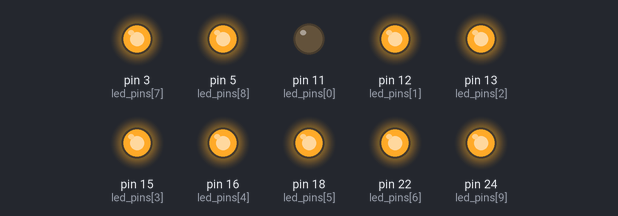
The program below on a simulated Raspberry Pi (header pin numbers). Shown: output pins drawn as LEDs (lit = HIGH). What the program prints to the terminal is not drawn.

Above: at 0.05 s.
At 0.75 s:
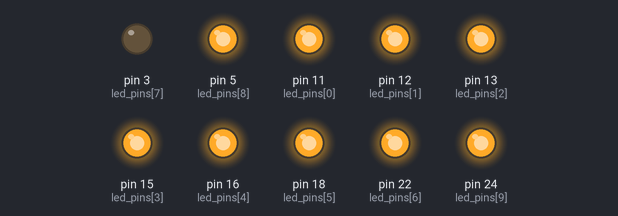
At 1.55 s:
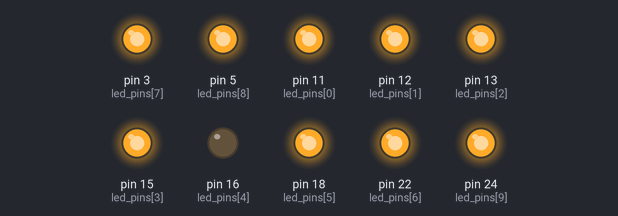
At 2.25 s:
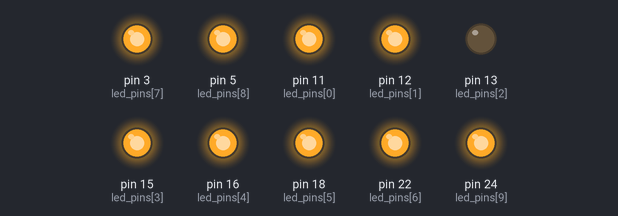
At 3.0 s:
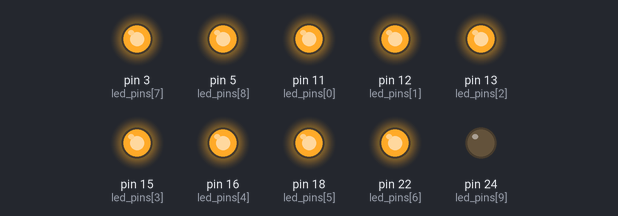
At 4.35 s:
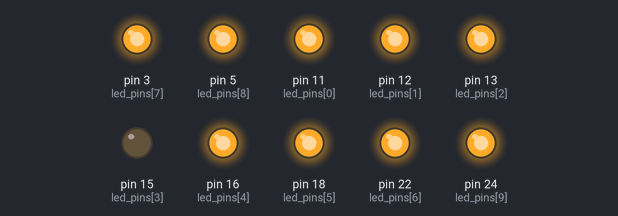
Timing chart, 0 to 4.7 s (numbered marks = the images above):
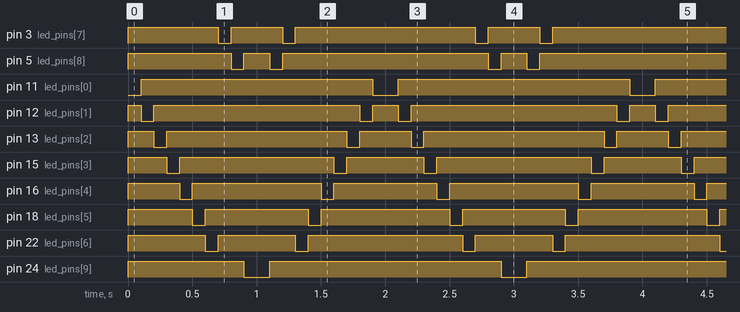

The program:

flowingLED.py
```python
import RPi.GPIO as GPIO
import time

led_pins = [11,12,13,15,16,18,22,3,5,24]

def setup():
    GPIO.setmode(GPIO.BOARD)
    GPIO.setup(led_pins, GPIO.OUT)
    GPIO.output(led_pins, True)

def loop():
    while True:
        for pin in led_pins:
            GPIO.output(pin, False)
            time.sleep(.1)
            GPIO.output(pin, True)
        for pin in led_pins[::-1]:
            GPIO.output(pin, False)
            time.sleep(.1)
            GPIO.output(pin, True)

def destroy():
    GPIO.cleanup

if __name__ == '__main__':
    print('Program is starting...\n')
    setup()
    try:
        loop()
    except KeyboardInterrupt:
        destroy()
```

Measured:
- by itself, pin 3 (led_pins[7]): repeats every 2.0 s: HIGH 0.40 s, LOW 0.10 s, HIGH 1.4 s, LOW 0.10 s
- by itself, pin 5 (led_pins[8]): repeats every 2.0 s: HIGH 0.20 s, LOW 0.10 s, HIGH 1.6 s, LOW 0.10 s
- by itself, pin 11 (led_pins[0]), pin 24 (led_pins[9]): alternates HIGH for 1.8 s and LOW for 0.20 s
- by itself, pin 12 (led_pins[1]): repeats every 2.0 s: HIGH 1.6 s, LOW 0.10 s, HIGH 0.20 s, LOW 0.10 s
- by itself, pin 13 (led_pins[2]): repeats every 2.0 s: HIGH 1.4 s, LOW 0.10 s, HIGH 0.40 s, LOW 0.10 s
- by itself, pin 15 (led_pins[3]): repeats every 2.0 s: HIGH 1.2 s, LOW 0.10 s, HIGH 0.60 s, LOW 0.10 s
- by itself, pin 16 (led_pins[4]): repeats every 2.0 s: HIGH 1.0 s, LOW 0.10 s, HIGH 0.80 s, LOW 0.10 s
- by itself, pin 18 (led_pins[5]): repeats every 2.0 s: HIGH 0.80 s, LOW 0.10 s, HIGH 1.0 s, LOW 0.10 s
